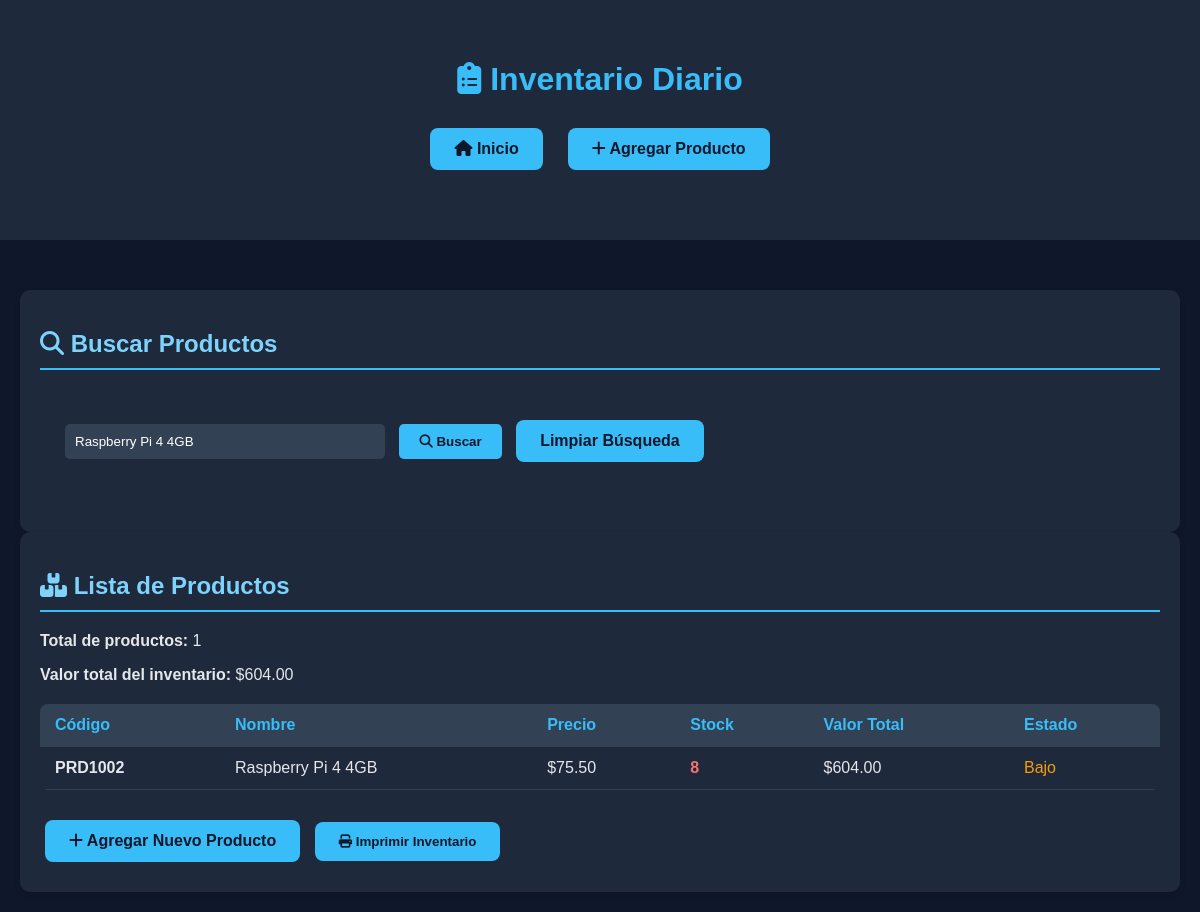
/inventario/inventario_diario.php?buscar=Raspberry Pi 4 4GB, run on the app's committed database.
### tables this page shows
CREATE TABLE IF NOT EXISTS productos(
    id INT AUTO_INCREMENT PRIMARY KEY,
    codigo_producto VARCHAR(20) UNIQUE,
    nombre VARCHAR(100),
    precio DECIMAL(10,2),
    stock INT,
    fecha_creacion TIMESTAMP DEFAULT CURRENT_TIMESTAMP
);

### inventario/inventario_diario.php (the view, shortened to what this page needs)
<?php
include('../config/conexion.php');
$busqueda = '';
$where = '';
if(isset($_GET['buscar']) && !empty($_GET['buscar'])){
    $busqueda = $conexion->real_escape_string($_GET['buscar']);
    $where = "WHERE nombre LIKE '%$busqueda%' OR codigo_producto LIKE '%$busqueda%'";
}
?>
<!DOCTYPE html>
<html lang='es'>
<head>
    <link rel='stylesheet' href='../assets/css/estilos.css'>
    <link rel="stylesheet" href="https://cdnjs.cloudflare.com/ajax/libs/font-awesome/6.4.0/css/all.min.css">
</head>
<body>
    <header>
        <h1><i class="fas fa-clipboard-list"></i> Inventario Diario</h1>
        <div class="menu">
            <a class='btn' href='../index.php'><i class="fas fa-home"></i> Inicio</a>
            <a class='btn' href='agregar.php'><i class="fas fa-plus"></i> Agregar Producto</a>
        </div>
    </header>
    <div class="container">
        <div class="card">
            <h2><i class="fas fa-search"></i> Buscar Productos</h2>
            <form method='GET'>
                <input name='buscar' placeholder='Buscar por nombre o código...' value='<?php echo $busqueda; ?>'>
                <button type='submit'><i class="fas fa-search"></i> Buscar</button>
                <?php if($busqueda): ?>
                    <a href='inventario_diario.php' class='btn'>Limpiar Búsqueda</a>
                <?php endif; ?>
            </form>
        </div>
        <div class="card">
            <h2><i class="fas fa-boxes"></i> Lista de Productos</h2>
            <?php
            $result = $conexion->query("SELECT * FROM productos $where ORDER BY nombre");
            if ($result->num_rows > 0) {
                $totalValor = 0;
                $productos = [];
                while($row = $result->fetch_assoc()) {
                    $productos[] = $row;
                    $totalValor += $row['precio'] * $row['stock'];
                }
                echo "<p><strong>Total de productos:</strong> " . count($productos) . "</p>";
                echo "<p><strong>Valor total del inventario:</strong> $" . number_format($totalValor, 2) . "</p>";
                echo "<table>";
                echo "<tr>
                        <th>Código</th>
                        <th>Nombre</th>
                        <th>Precio</th>
                        <th>Stock</th>
                        <th>Valor Total</th>
                        <th>Estado</th>
                      </tr>";
                foreach($productos as $producto) {
                    $valorTotal = $producto['precio'] * $producto['stock'];
                    $estado = '';
                    $stockClass = '';
                    if($producto['stock'] == 0) {
                        $estado = '<span style="color: #ef4444;">Agotado</span>';
                        $stockClass = 'stock-low';
                    } elseif($producto['stock'] < 10) {
                        $estado = '<span style="color: #f59e0b;">Bajo</span>';
                        $stockClass = 'stock-low';
                    } else {
                        $estado = '<span style="color: #10b981;">Disponible</span>';
                    }
                    echo "<tr>";
                    echo "<td><strong>{$producto['codigo_producto']}</strong></td>";
                    echo "<td>{$producto['nombre']}</td>";
                    echo "<td>$" . number_format($producto['precio'], 2) . "</td>";
                    echo "<td class='{$stockClass}'>{$producto['stock']}</td>";
                    echo "<td>$" . number_format($valorTotal, 2) . "</td>";
                    echo "<td>{$estado}</td>";
                    echo "</tr>";
                }
                echo "</table>";
            } else {
                echo "<p>No hay productos en el inventario.</p>";
            }
            ?>
            <div style="margin-top: 20px;">
                <a href='agregar.php' class='btn'><i class="fas fa-plus"></i> Agregar Nuevo Producto</a>
                <button onclick="window.print()" class='btn'><i class="fas fa-print"></i> Imprimir Inventario</button>
            </div>
        </div>
    </div>
</body>
</html>

### assets/css/estilos.css (style rules this page uses)
body { background: #0f172a; color: #e5e7eb; font-family: Arial, sans-serif; margin: 0; padding: 0; }
header { text-align: center; padding: 40px; background: #1e293b; margin-bottom: 30px; }
.container { max-width: 1200px; margin: 0 auto; padding: 20px; }
h1 { color: #38bdf8; margin-bottom: 10px; }
h2 { color: #7dd3fc; border-bottom: 2px solid #38bdf8; padding-bottom: 10px; }
.btn { background: #38bdf8; padding: 12px 24px; color: #0f172a; text-decoration: none; border-radius: 8px; font-weight: bold; display: inline-block; margin: 10px 5px; transition: background 0.3s; }
.card { background: #1e293b; padding: 20px; border-radius: 10px; box-shadow: 0 4px 6px rgba(0, 0, 0, 0.1); }
table { width: 100%; border-collapse: collapse; margin: 20px 0; background: #1e293b; border-radius: 8px; overflow: hidden; }
th, td { padding: 12px 15px; text-align: left; border-bottom: 1px solid #334155; }
th { background: #334155; color: #38bdf8; }
form { background: #1e293b; padding: 20px; border-radius: 10px; margin: 20px 0; }
input, button { padding: 10px; margin: 10px 5px; border: none; border-radius: 5px; }
input { width: calc(100% - 22px); max-width: 300px; background: #334155; color: white; }
button { background: #38bdf8; color: #0f172a; font-weight: bold; cursor: pointer; padding: 10px 20px; }
.menu { display: flex; gap: 15px; justify-content: center; margin: 20px 0; }
.stock-low { color: #f87171; font-weight: bold; }

### data on the page
productos: codigo_producto "PRD1002", nombre "Raspberry Pi 4 4GB", precio "75.50", stock "8", valorTotal "604.00", shows "Bajo"

### other printed values
count($productos) "1"
$totalValor "604.00"
